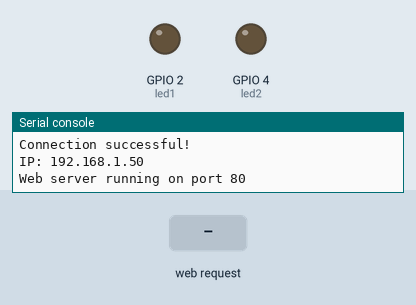
A program run on a simulated ESP32 board running MicroPython. Parts: output pins drawn as LEDs (lit = HIGH), the last lines printed to the serial console. Inputs (shaded band) come from the test bench. WiFi joins after 1.5 s.

Above: at 5.2 s.
5.3 s: HTTP request GET /?led1=on received
At 5.7 s:
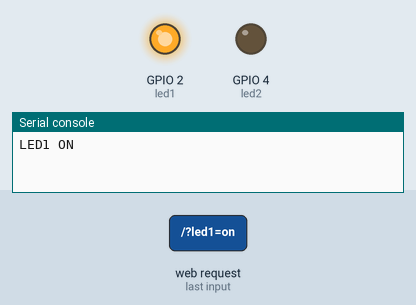
6.8 s: HTTP request GET /?led2=on received
At 8.0 s:
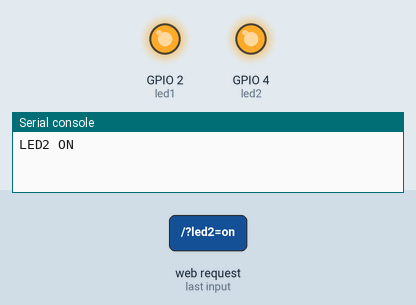
8.3 s: HTTP request GET /?led1=off received
At 9.2 s:
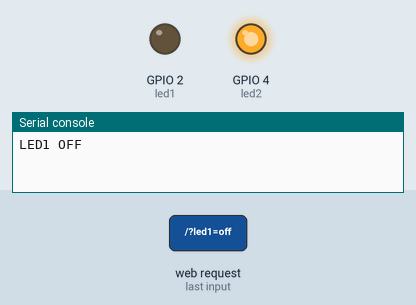
9.8 s: HTTP request GET /?led2=off received
At 10.4 s:
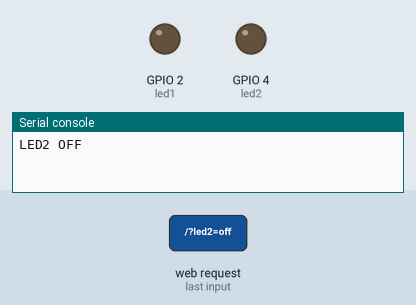
Timing chart, 0 to 12.3 s (numbered marks = the images above; inputs shaded):
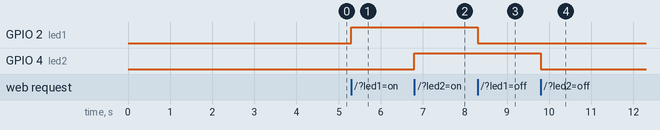

The program:

main.py
```python
import socket
from machine import Pin

led1 = Pin(2, Pin.OUT)
led2 = Pin(4, Pin.OUT)

def web_page():
    led1_state = "ON" if led1.value() == 1 else "OFF"
    led2_state = "ON" if led2.value() == 1 else "OFF"

    html = """<!DOCTYPE html>
<html>
<head>
    <title>ESP Web Server</title>
    <meta name="viewport" content="width=device-width, initial-scale=1">
    <style>
        body {{
            font-family: Arial, sans-serif;
            text-align: center;
            background: white;
        }}
        h1 {{
            color: #0F3376;
            padding: 2vh;
        }}
        p {{
            font-size: 1.2rem;
        }}
        .button {{
            display: inline-block;
            background-color: #e7bd3b;
            border: none;
            border-radius: 4px;
            color: white;
            padding: 16px 40px;
            text-decoration: none;
            font-size: 30px;
            margin: 2px;
            cursor: pointer;
        }}
        .button2 {{
            background-color: #4286f4;
        }}
    </style>
</head>
<body>
    <h1>ESP Web Server</h1>

    <p>LED1 state: <strong>{}</strong></p>
    <p><a href="/?led1=on"><button class="button">ON</button></a></p>
    <p><a href="/?led1=off"><button class="button button2">OFF</button></a></p>

    <hr>

    <p>LED2 state: <strong>{}</strong></p>
    <p><a href="/?led2=on"><button class="button">ON</button></a></p>
    <p><a href="/?led2=off"><button class="button button2">OFF</button></a></p>
</body>
</html>""".format(led1_state, led2_state)
    return html

s = socket.socket(socket.AF_INET, socket.SOCK_STREAM)
s.setsockopt(socket.SOL_SOCKET, socket.SO_REUSEADDR, 1)
s.bind(('', 80))
s.listen(5)
print('Web server running on port 80')

while True:
    try:
        conn, addr = s.accept()
        print('Got a connection from %s' % str(addr))
        request = conn.recv(1024)
        request = str(request)
        print('Content = %s' % request)

        if '/?led1=on' in request:
            print('LED1 ON')
            led1.value(1)
        if '/?led1=off' in request:
            print('LED1 OFF')
            led1.value(0)
        if '/?led2=on' in request:
            print('LED2 ON')
            led2.value(1)
        if '/?led2=off' in request:
            print('LED2 OFF')
            led2.value(0)

        response = web_page()
        conn.send('HTTP/1.1 200 OK\n')
        conn.send('Content-Type: text/html\n')
        conn.send('Connection: close\n\n')
        conn.sendall(response)
        conn.close()
    except OSError as e:
        conn.close()
        print('Connection closed')
```

boot.py
```python
try:
    import usocket as socket
except:
    import socket

from machine import Pin, I2C
import BME280
import network
import esp
import gc
import time

esp.osdebug(None)
gc.collect()

ssid = 'NickPhone'
password = 'DimHPpw!123'

# Reset WiFi radio cleanly
station = network.WLAN(network.STA_IF)
station.active(False)
time.sleep(1)
station.active(True)
time.sleep(1)

# Connect
station.connect(ssid, password)
print('Connecting to WiFi...')

timeout = 15
while not station.isconnected() and timeout > 0:
    time.sleep(1)
    timeout -= 1
    print('Waiting... (' + str(timeout) + 's left)')

if station.isconnected():
    print('Connection successful!')
    print('IP:', station.ifconfig()[0])
else:
    print('Failed to connect. Rebooting...')
    time.sleep(2)
    import machine
    machine.reset()

i2c = I2C(scl=Pin(22), sda=Pin(21), freq=10000)
led1 = Pin(2, Pin.OUT)
led2 = Pin(4, Pin.OUT)
```

Measured:
- after the input at 5.3 s, GPIO 2 (led1): LOW → HIGH at once
- after the input at 6.8 s, GPIO 4 (led2): LOW → HIGH at once
- after the input at 8.3 s, GPIO 2 (led1): HIGH → LOW at once
- after the input at 9.8 s, GPIO 4 (led2): HIGH → LOW at once
